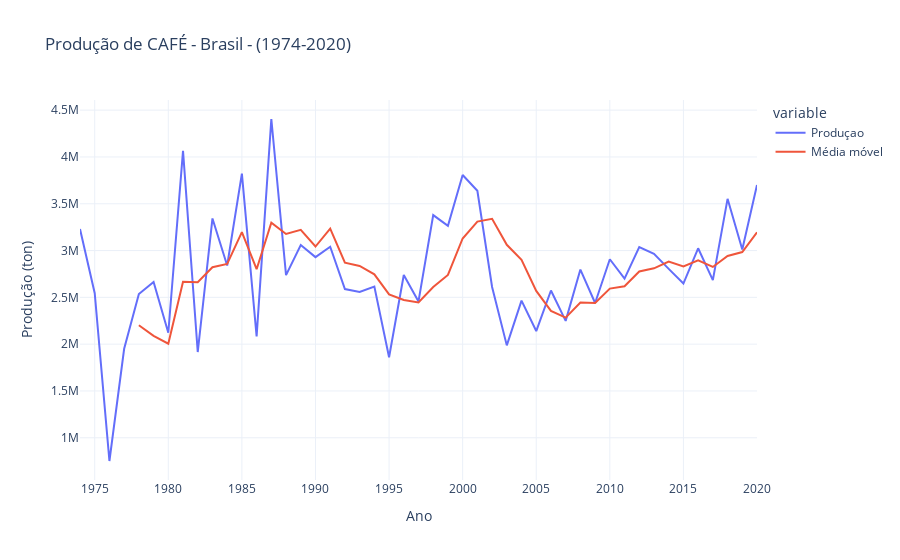

Here is the notebook cell this chart was saved with:
### Code cell
fig =px.line(df_cafe, x ='Ano', y=['Produçao', 'Média móvel'], title = 'Produção de CAFÉ - Brasil - (1974-2020)', labels= {'value': 'Produção (ton)'})
fig.update_layout(template = 'plotly_white')

### Figure 1 — Plotly figure (JSON) as saved in the notebook; plotly's stock layout.template omitted (floating-point values rounded to 4 significant figures)
{"data": [{"hovertemplate": "variable=Produçao<br>Ano=%{x}<br>Produção (ton)=%{y}<extra></extra>", "legendgroup": "Produçao", "line": {"color": "#636efa", "dash": "solid"}, "marker": {"symbol": "circle"}, "mode": "lines", "name": "Produçao", "orientation": "v", "showlegend": true, "type": "scatter", "x": [1974, 1975, 1976, 1977, 1978, 1979, 1980, 1981, 1982, 1983, 1984, 1985, 1986, 1987, 1988, 1989, 1990, 1991, 1992, 1993, 1994, 1995, 1996, 1997, 1998, 1999, 2000, 2001, 2002, 2003, 2004, 2005, 2006, 2007, 2008, 2009, 2010, 2011, 2012, 2013, 2014, 2015, 2016, 2017, 2018, 2019, 2020], "xaxis": "x", "y": [3230618, 2544596, 751969, 1950771, 2535323, 2665545, 2122391, 4064421, 1915861, 3343176, 2840563, 3821292, 2082811, 4405416, 2737660, 3059685, 2929711, 3040763, 2588745, 2557518, 2614578, 1860269, 2738391, 2457025, 3378731, 3263704, 3807124, 3639138, 2610524, 1987074, 2465710, 2140169, 2573368, 2249011, 2796927, 2440056, 2907265, 2700540, 3037534, 2964538, 2804070, 2647504, 3024466, 2684508, 3552729, 3011745, 3700231], "yaxis": "y"}, {"hovertemplate": "variable=Média móvel<br>Ano=%{x}<br>Produção (ton)=%{y}<extra></extra>", "legendgroup": "Média móvel", "line": {"color": "#EF553B", "dash": "solid"}, "marker": {"symbol": "circle"}, "mode": "lines", "name": "Média móvel", "orientation": "v", "showlegend": true, "type": "scatter", "x": [1974, 1975, 1976, 1977, 1978, 1979, 1980, 1981, 1982, 1983, 1984, 1985, 1986, 1987, 1988, 1989, 1990, 1991, 1992, 1993, 1994, 1995, 1996, 1997, 1998, 1999, 2000, 2001, 2002, 2003, 2004, 2005, 2006, 2007, 2008, 2009, 2010, 2011, 2012, 2013, 2014, 2015, 2016, 2017, 2018, 2019, 2020], "xaxis": "x", "y": [null, null, null, null, 2203000.0, 2090000.0, 2005000.0, 2668000.0, 2661000.0, 2822000.0, 2857000.0, 3197000.0, 2801000.0, 3299000.0, 3178000.0, 3221000.0, 3043000.0, 3234647, 2871000.0, 2835000.0, 2746263, 2532000.0, 2472000.0, 2446000.0, 2610000.0, 2739624, 3128995, 3309000.0, 3340000.0, 3062000.0, 2901914, 2568523, 2355369, 2283000.0, 2445037, 2440000.0, 2593000.0, 2619000.0, 2776000.0, 2810000.0, 2883000.0, 2831000.0, 2896000.0, 2825000.0, 2943000.0, 2984000.0, 3195000.0], "yaxis": "y"}], "layout": {"legend": {"title": {"text": "variable"}, "tracegroupgap": 0}, "title": {"text": "Produção de CAFÉ - Brasil - (1974-2020)"}, "xaxis": {"anchor": "y", "domain": [0, 1], "title": {"text": "Ano"}}, "yaxis": {"anchor": "x", "domain": [0, 1], "title": {"text": "Produção (ton)"}}}}
